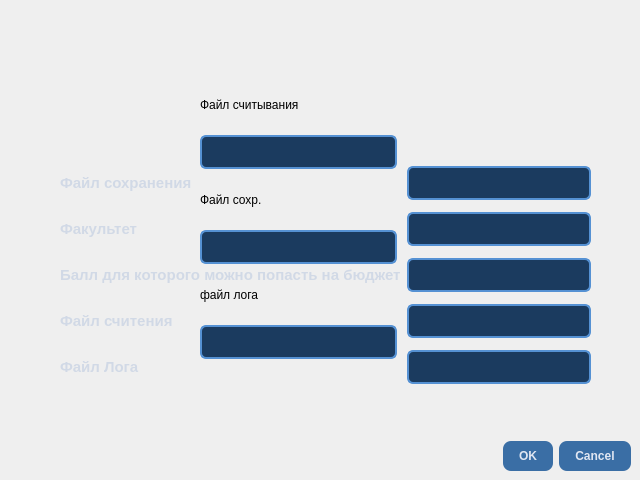
<?xml version="1.0" encoding="UTF-8"?>
<ui version="4.0">
 <class>DialogContest</class>
 <widget class="QDialog" name="DialogContest">
  <property name="geometry">
   <rect>
    <x>0</x>
    <y>0</y>
    <width>640</width>
    <height>480</height>
   </rect>
  </property>
  <property name="windowTitle">
   <string>Dialog</string>
  </property>
  <property name="styleSheet">
   <string notr="true"/>
  </property>
  <widget class="QDialogButtonBox" name="buttonBox">
   <property name="geometry">
    <rect>
     <x>10</x>
     <y>440</y>
     <width>621</width>
     <height>32</height>
    </rect>
   </property>
   <property name="styleSheet">
    <string notr="true">  QPushButton {
        background-color: #3A6EA5;
        color: #E0E6F2;
        border: none;
        border-radius: 8px;
        padding: 8px 16px;
        font-weight: 600;
    }
    QPushButton:hover {
        background-color: #5591D3;
    }
    QPushButton:pressed {
        background-color: #2C5588;
    }</string>
   </property>
   <property name="orientation">
    <enum>Qt::Orientation::Horizontal</enum>
   </property>
   <property name="standardButtons">
    <set>QDialogButtonBox::StandardButton::Cancel|QDialogButtonBox::StandardButton::Ok</set>
   </property>
  </widget>
  <widget class="QWidget" name="gridLayoutWidget">
   <property name="geometry">
    <rect>
     <x>60</x>
     <y>160</y>
     <width>531</width>
     <height>231</height>
    </rect>
   </property>
   <layout class="QGridLayout" name="gridLayout">
    <item row="1" column="1">
     <widget class="QLabel" name="labelFakyltet">
      <property name="styleSheet">
       <string notr="true">  QLabel {
        color: #D1D9E6;
        font-weight: 500;
        font-size: 15px;
    }</string>
      </property>
      <property name="text">
       <string>Факультет</string>
      </property>
     </widget>
    </item>
    <item row="1" column="2">
     <widget class="QLineEdit" name="lineEditFakyltet">
      <property name="styleSheet">
       <string notr="true"> QLineEdit {
        background-color: #1B3B5F;
        color: #E0E6F2;
        border: 2px solid #5591D3;
        border-radius: 6px;
        padding: 6px 10px;
        font-size: 14px;
    }
   QLineEdit:focus {
        border-color: #7FB4FF;
        background-color: #274C77;
    }</string>
      </property>
     </widget>
    </item>
    <item row="0" column="1">
     <widget class="QLabel" name="labelFile">
      <property name="styleSheet">
       <string notr="true">  QLabel {
        color: #D1D9E6;
        font-weight: 500;
        font-size: 15px;
    }</string>
      </property>
      <property name="text">
       <string>Файл сохранения</string>
      </property>
     </widget>
    </item>
    <item row="3" column="1">
     <widget class="QLabel" name="labelReadFile">
      <property name="styleSheet">
       <string notr="true">  QLabel {
        color: #D1D9E6;
        font-weight: 500;
        font-size: 15px;
    }</string>
      </property>
      <property name="text">
       <string>Файл считения</string>
      </property>
     </widget>
    </item>
    <item row="2" column="1">
     <widget class="QLabel" name="labelOnBudget">
      <property name="styleSheet">
       <string notr="true">  QLabel {
        color: #D1D9E6;
        font-weight: 500;
        font-size: 15px;
    }</string>
      </property>
      <property name="text">
       <string>Балл для которого можно попасть на бюджет</string>
      </property>
     </widget>
    </item>
    <item row="2" column="2">
     <widget class="QLineEdit" name="lineEditBall">
      <property name="styleSheet">
       <string notr="true"> QLineEdit {
        background-color: #1B3B5F;
        color: #E0E6F2;
        border: 2px solid #5591D3;
        border-radius: 6px;
        padding: 6px 10px;
        font-size: 14px;
    }
   QLineEdit:focus {
        border-color: #7FB4FF;
        background-color: #274C77;
    }</string>
      </property>
     </widget>
    </item>
    <item row="0" column="2">
     <widget class="QLineEdit" name="lineEditFileSave">
      <property name="styleSheet">
       <string notr="true"> QLineEdit {
        background-color: #1B3B5F;
        color: #E0E6F2;
        border: 2px solid #5591D3;
        border-radius: 6px;
        padding: 6px 10px;
        font-size: 14px;
    }
   QLineEdit:focus {
        border-color: #7FB4FF;
        background-color: #274C77;
    }</string>
      </property>
     </widget>
    </item>
    <item row="3" column="2">
     <widget class="QLineEdit" name="lineEditFile">
      <property name="styleSheet">
       <string notr="true"> QLineEdit {
        background-color: #1B3B5F;
        color: #E0E6F2;
        border: 2px solid #5591D3;
        border-radius: 6px;
        padding: 6px 10px;
        font-size: 14px;
    }
   QLineEdit:focus {
        border-color: #7FB4FF;
        background-color: #274C77;
    }</string>
      </property>
     </widget>
    </item>
    <item row="4" column="1">
     <widget class="QLabel" name="labelFileLogAttestat">
      <property name="styleSheet">
       <string notr="true">  QLabel {
        color: #D1D9E6;
        font-weight: 500;
        font-size: 15px;
    }</string>
      </property>
      <property name="text">
       <string>Файл Лога</string>
      </property>
     </widget>
    </item>
    <item row="4" column="2">
     <widget class="QLineEdit" name="lineEditFileLogAttestat">
      <property name="styleSheet">
       <string notr="true"> QLineEdit {
        background-color: #1B3B5F;
        color: #E0E6F2;
        border: 2px solid #5591D3;
        border-radius: 6px;
        padding: 6px 10px;
        font-size: 14px;
    }
   QLineEdit:focus {
        border-color: #7FB4FF;
        background-color: #274C77;
    }</string>
      </property>
     </widget>
    </item>
   </layout>
  </widget>
  <widget class="QWidget" name="verticalLayoutWidget">
   <property name="geometry">
    <rect>
     <x>200</x>
     <y>80</y>
     <width>197</width>
     <height>279</height>
    </rect>
   </property>
   <layout class="QVBoxLayout" name="verticalLayout">
    <item>
     <widget class="QLabel" name="labelFileInput">
      <property name="text">
       <string>Файл считывания</string>
      </property>
     </widget>
    </item>
    <item>
     <widget class="QLineEdit" name="lineEditFileInputContest">
      <property name="styleSheet">
       <string notr="true"> QLineEdit {
        background-color: #1B3B5F;
        color: #E0E6F2;
        border: 2px solid #5591D3;
        border-radius: 6px;
        padding: 6px 10px;
        font-size: 14px;
    }
   QLineEdit:focus {
        border-color: #7FB4FF;
        background-color: #274C77;
    }</string>
      </property>
     </widget>
    </item>
    <item>
     <widget class="QLabel" name="labelFileSave">
      <property name="text">
       <string>Файл сохр.</string>
      </property>
     </widget>
    </item>
    <item>
     <widget class="QLineEdit" name="lineEditFileSaveContest">
      <property name="styleSheet">
       <string notr="true"> QLineEdit {
        background-color: #1B3B5F;
        color: #E0E6F2;
        border: 2px solid #5591D3;
        border-radius: 6px;
        padding: 6px 10px;
        font-size: 14px;
    }
   QLineEdit:focus {
        border-color: #7FB4FF;
        background-color: #274C77;
    }</string>
      </property>
     </widget>
    </item>
    <item>
     <widget class="QLabel" name="labelFileLog">
      <property name="text">
       <string>файл лога</string>
      </property>
     </widget>
    </item>
    <item>
     <widget class="QLineEdit" name="lineEditFileLogContest">
      <property name="styleSheet">
       <string notr="true"> QLineEdit {
        background-color: #1B3B5F;
        color: #E0E6F2;
        border: 2px solid #5591D3;
        border-radius: 6px;
        padding: 6px 10px;
        font-size: 14px;
    }
   QLineEdit:focus {
        border-color: #7FB4FF;
        background-color: #274C77;
    }</string>
      </property>
     </widget>
    </item>
   </layout>
  </widget>
 </widget>
 <resources/>
 <connections>
  <connection>
   <sender>buttonBox</sender>
   <signal>accepted()</signal>
   <receiver>DialogContest</receiver>
   <slot>accept()</slot>
   <hints>
    <hint type="sourcelabel">
     <x>248</x>
     <y>254</y>
    </hint>
    <hint type="destinationlabel">
     <x>157</x>
     <y>274</y>
    </hint>
   </hints>
  </connection>
  <connection>
   <sender>buttonBox</sender>
   <signal>rejected()</signal>
   <receiver>DialogContest</receiver>
   <slot>reject()</slot>
   <hints>
    <hint type="sourcelabel">
     <x>316</x>
     <y>260</y>
    </hint>
    <hint type="destinationlabel">
     <x>286</x>
     <y>274</y>
    </hint>
   </hints>
  </connection>
 </connections>
</ui>
